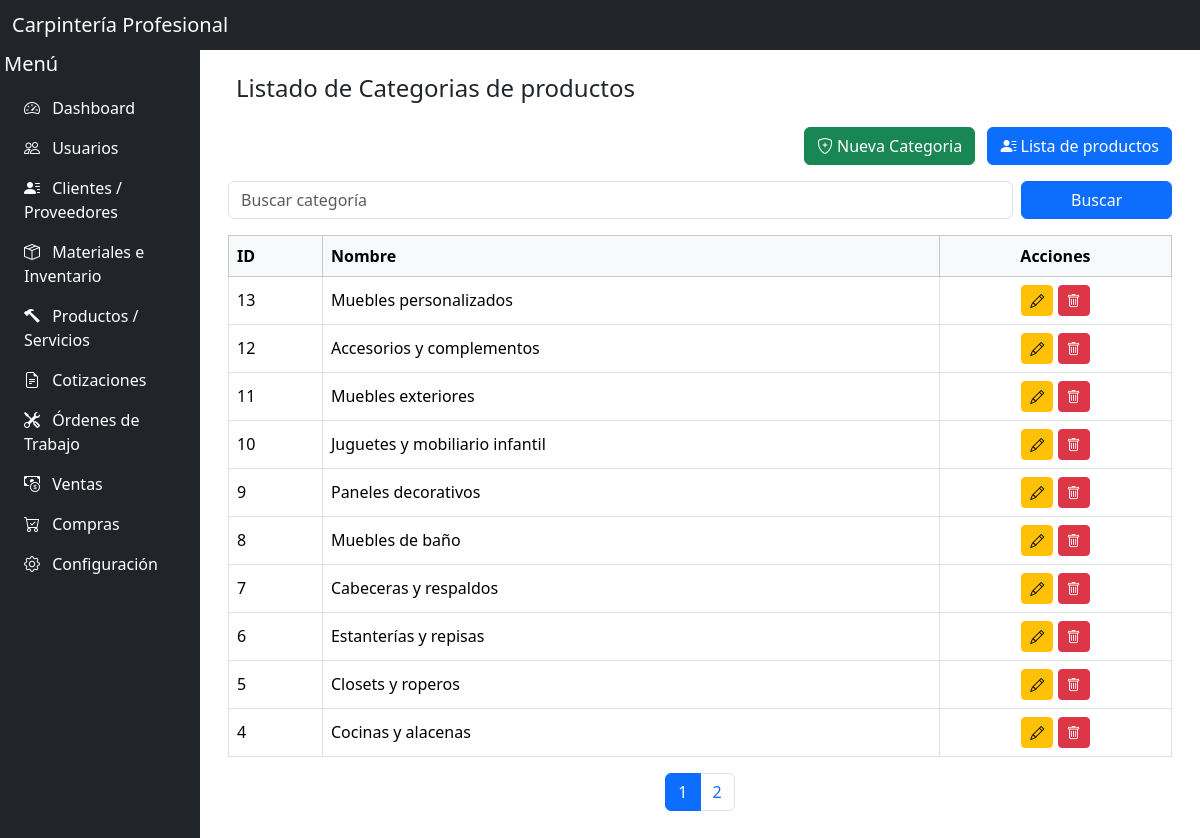
The page /dashboard/categoria_producto.php on the database as committed earlier.
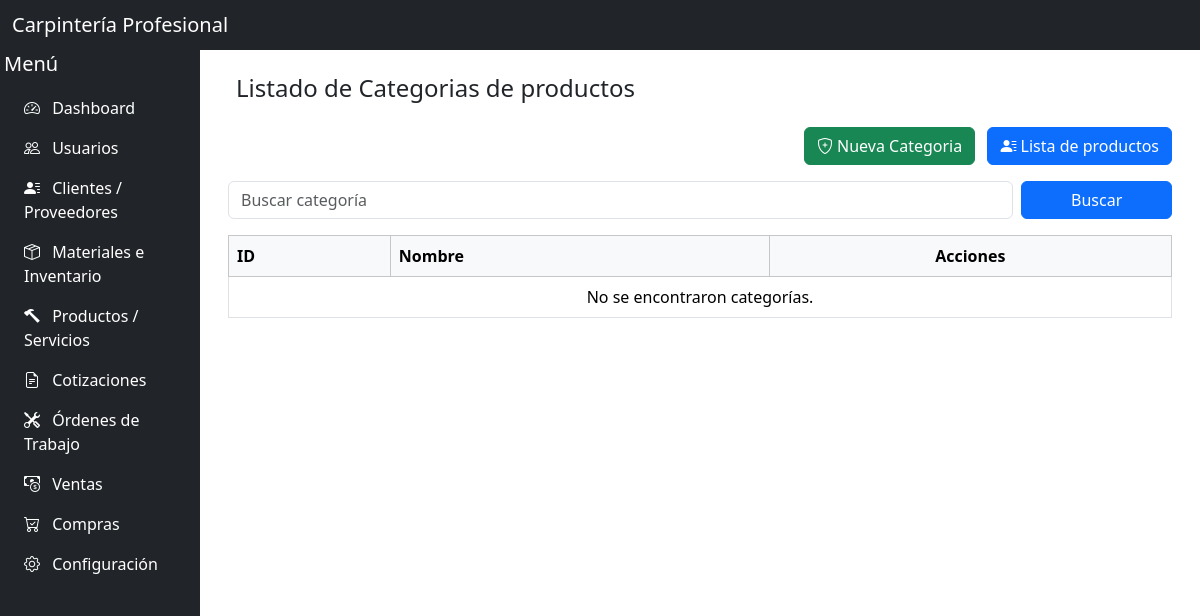
The same page on the database as committed later.
### tables this page shows
CREATE TABLE `categorias_producto` (
  `id` int(11) NOT NULL,
  `nombre` varchar(100) NOT NULL
);

### dashboard/categoria_producto.php (the view, shortened to what this page needs)
<?php
require_once("../includes/conexion.php");
$buscar = trim($_GET['buscar'] ?? '');
$pagina = isset($_GET['pagina']) && is_numeric($_GET['pagina']) ? (int) $_GET['pagina'] : 1;
$por_pagina = 10;
$offset = ($pagina - 1) * $por_pagina;
$where = '';
$params = [];
$sql_total = "SELECT COUNT(*) FROM categorias_producto $where";
$stmt_total = $pdo->prepare($sql_total);
$stmt_total->execute($params);
$total = $stmt_total->fetchColumn();
$total_paginas = ceil($total / $por_pagina);
$sql = "SELECT * FROM categorias_producto $where ORDER BY id DESC LIMIT :offset, :limite";
$stmt = $pdo->prepare($sql);
$stmt->bindValue(':offset', $offset, PDO::PARAM_INT);
$stmt->bindValue(':limite', $por_pagina, PDO::PARAM_INT);
$stmt->execute();
$categorias = $stmt->fetchAll(PDO::FETCH_ASSOC);
?>
<?php
include '../includes/header.php';
include '../includes/nav.php';
include '../includes/sidebar.php';
?>
<main class="flex-grow-1 overflow-auto p-3" id="mainContent">
    <div class="container-fluid">
    <div class="d-flex justify-content-between align-items-center  p-2 mb-3">
        <h4 class="mb-0">Listado de Categorias de productos</h4>
    </div>
    <div class="text-end mb-3">
        <a href="registrar_categorias_producto.php" class="btn btn-success me-2">
            <i class="bi bi-shield-plus"></i> Nueva Categoria
        </a>
        <a href="productos.php" class="btn btn-primary">
            <i class="bi bi-person-lines-fill"></i> Lista de productos
        </a>
    </div>
    <form method="GET" class="row g-2 mb-3">
        <div class="col-md-10 col-8">
            <input type="text" name="buscar" class="form-control" placeholder="Buscar categoría"
                   value="<?= htmlspecialchars($buscar) ?>">
        </div>
        <div class="col-md-2 col-4">
            <button type="submit" class="btn btn-primary w-100">Buscar</button>
        </div>
    </form>
    <div class="table-responsive">
        <table class="table table-bordered table-hover align-middle">
            <thead class="table-light">
                <tr>
                    <th>ID</th>
                    <th>Nombre</th>
                    <th class="text-center">Acciones</th>
                </tr>
            </thead>
            <tbody>
                <?php if (count($categorias) > 0): ?>
                    <?php foreach ($categorias as $cat): ?>
                        <tr>
                            <td><?= $cat['id'] ?></td>
                            <td><?= htmlspecialchars($cat['nombre']) ?></td>
                            <td class="text-center">
                                <a href="editar_categoria_producto.php?id=<?= $cat['id'] ?>" class="btn btn-sm btn-warning">
                                    <i class="bi bi-pencil"></i>
                                </a>
                                <a href="eliminar_categoria_producto.php?id=<?= $cat['id'] ?>" class="btn btn-sm btn-danger"
                                   onclick="return confirm('¿Está seguro de eliminar esta categoría?');">
                                    <i class="bi bi-trash"></i>
                                </a>
                            </td>
                        </tr>
                    <?php endforeach; ?>
                <?php else: ?>
                    <tr>
                        <td colspan="3" class="text-center">No se encontraron categorías.</td>
                    </tr>
                <?php endif; ?>
            </tbody>
        </table>
    </div>
    <?php if ($total_paginas > 1): ?>
        <nav>
            <ul class="pagination justify-content-center">
                <?php for ($i = 1; $i <= $total_paginas; $i++): ?>
                    <li class="page-item <?= ($i == $pagina) ? 'active' : '' ?>">
                        <a class="page-link" href="?buscar=<?= urlencode($buscar) ?>&pagina=<?= $i ?>">
                            <?= $i ?>
                        </a>
                    </li>
                <?php endfor; ?>
            </ul>
        </nav>
    <?php endif; ?>
</div>
</main>
<?php include_once("../includes/footer.php"); ?>

### includes/header.php (shortened to what this page needs)
<!DOCTYPE html>
<html lang="es">
<head>
  <link href="https://cdn.jsdelivr.net/npm/bootstrap@5.3.3/dist/css/bootstrap.min.css" rel="stylesheet">
</head>
<body class="d-flex flex-column vh-100">

### includes/nav.php (shortened to what this page needs)
<nav class="navbar navbar-dark bg-dark sticky-top">
    <div class="container-fluid">
        <span class="navbar-brand mb-0 h1">Carpintería Profesional</span>
    </div>
</nav>

### includes/sidebar.php (shortened to what this page needs)
<div class="sidebar bg-dark d-none d-md-block p-1 vh-100 overflow-auto  mt-5" style="position: fixed" id="sidebar">
  <h5 class="text-white">Menú</h5>
  <div class="offcanvas-lg offcanvas-start bg-dark text-white" tabindex="-1" id="sidebarMenu">
    <div class="offcanvas-body p-1">
      <ul class="nav nav-pills flex-column mb-auto">
        <li class="nav-item">
          <a href="../dashboard/index.php" class="nav-link text-white">
            <i class="bi bi-speedometer2 me-2"></i> Dashboard
          </a>
        </li>
        <li >
          <a href="#usuariosSubmenu" data-bs-toggle="collapse" class="nav-link text-white">
            <i class="bi bi-people me-2"></i> Usuarios
          </a>
        </li>
        <li>
          <a href="#clientesProveedoresSubmenu" data-bs-toggle="collapse" class="nav-link text-white">
            <i class="bi bi-person-lines-fill me-2"></i> Clientes / Proveedores
          </a>
        </li>
        <li>
          <a href="#materialesSubmenu" data-bs-toggle="collapse" class="nav-link text-white">
            <i class="bi bi-box-seam me-2"></i> Materiales e Inventario
          </a>
        </li>
        <li>
          <a href="#productosSubmenu" data-bs-toggle="collapse" class="nav-link text-white">
            <i class="bi bi-hammer me-2"></i> Productos / Servicios
          </a>
        </li>
        <li>
          <a href="#cotizacionesSubmenu" data-bs-toggle="collapse" class="nav-link text-white">
            <i class="bi bi-file-earmark-text me-2"></i> Cotizaciones
          </a>
        </li>
        <li>
          <a href="#ordenesSubmenu" data-bs-toggle="collapse" class="nav-link text-white">
            <i class="bi bi-tools me-2"></i> Órdenes de Trabajo
          </a>
        </li>
        <li>
          <a href="ventas.php" class="nav-link text-white">
            <i class="bi bi-cash-coin me-2"></i> Ventas
          </a>
        </li>
        <li>
          <a href="compras.php" class="nav-link text-white">
            <i class="bi bi-cart-check me-2"></i> Compras
          </a>
        </li>
        <li>
          <a href="#configSubmenu" data-bs-toggle="collapse" class="nav-link text-white">
            <i class="bi bi-gear me-2"></i> Configuración
          </a>
        </li>
      </ul>
    </div>
  </div>
</div>

### includes/footer.php (shortened to what this page needs)
<link href="https://cdn.jsdelivr.net/npm/bootstrap@5.3.3/dist/css/bootstrap.min.css" rel="stylesheet">
<link href="https://cdn.jsdelivr.net/npm/bootstrap-icons/font/bootstrap-icons.css" rel="stylesheet">
</body>
</html>

### includes/header.php (style rules this page uses)
body { overflow: hidden; }
.sidebar { width: 200px; background-color: #343a40; }
.sidebar a { color: #ffffff; }
@media (min-width: 768px) { main { margin-left: 200px; " } }

Rows that differ between the two databases and show on the page:
removed categorias_producto: id "13", nombre "Muebles personalizados"
removed categorias_producto: id "12", nombre "Accesorios y complementos"
removed categorias_producto: id "11", nombre "Muebles exteriores"
removed categorias_producto: id "10", nombre "Juguetes y mobiliario infantil"
removed categorias_producto: id "9", nombre "Paneles decorativos"
removed categorias_producto: id "8", nombre "Muebles de baño"
removed categorias_producto: id "7", nombre "Cabeceras y respaldos"
removed categorias_producto: id "6", nombre "Estanterías y repisas"
removed categorias_producto: id "5", nombre "Closets y roperos"
removed categorias_producto: id "4", nombre "Cocinas y alacenas"
Other text that changed with them:
text now shown: "No se encontraron categorías."
list line gone: "1"
list line gone: "2"
